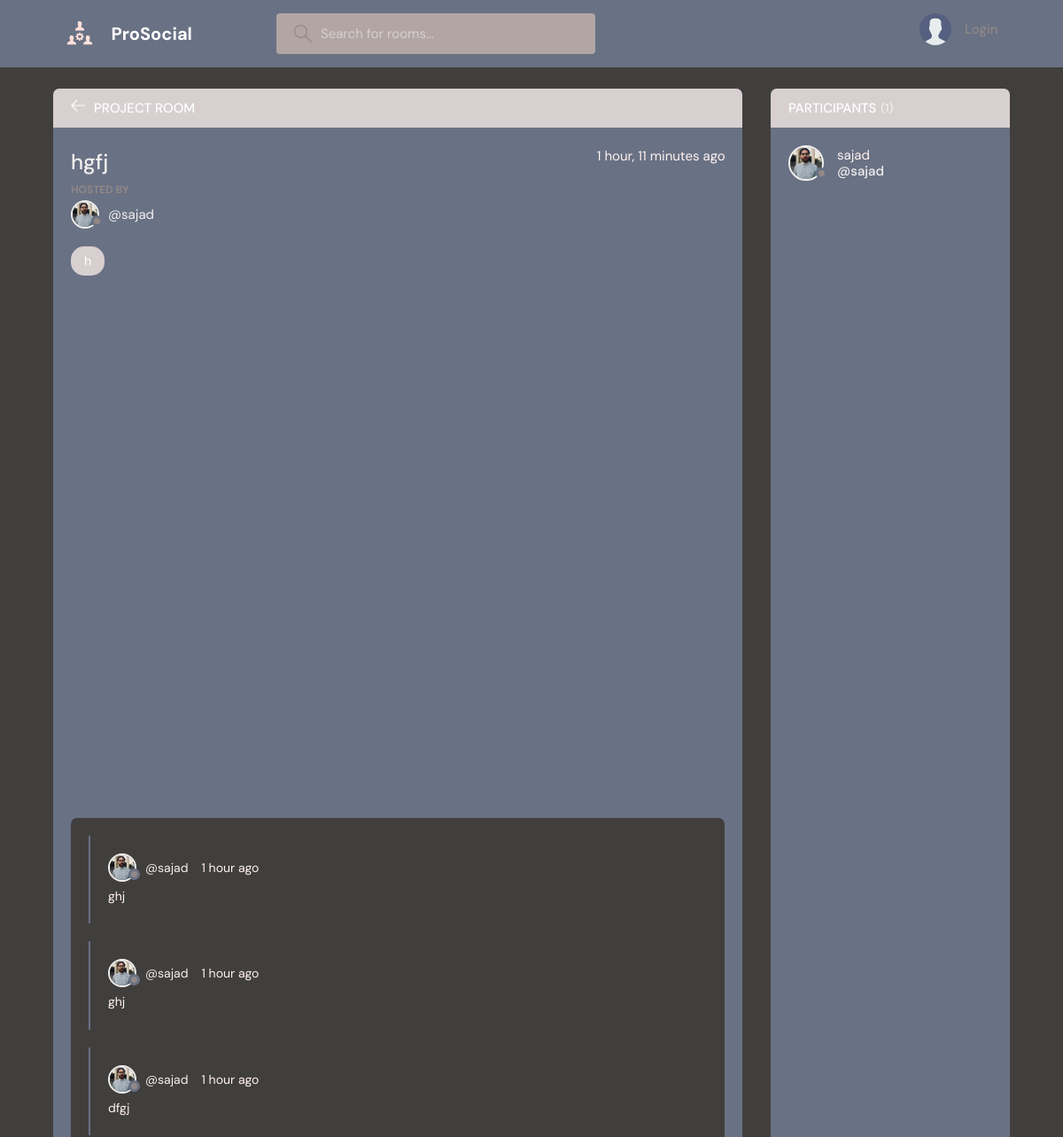
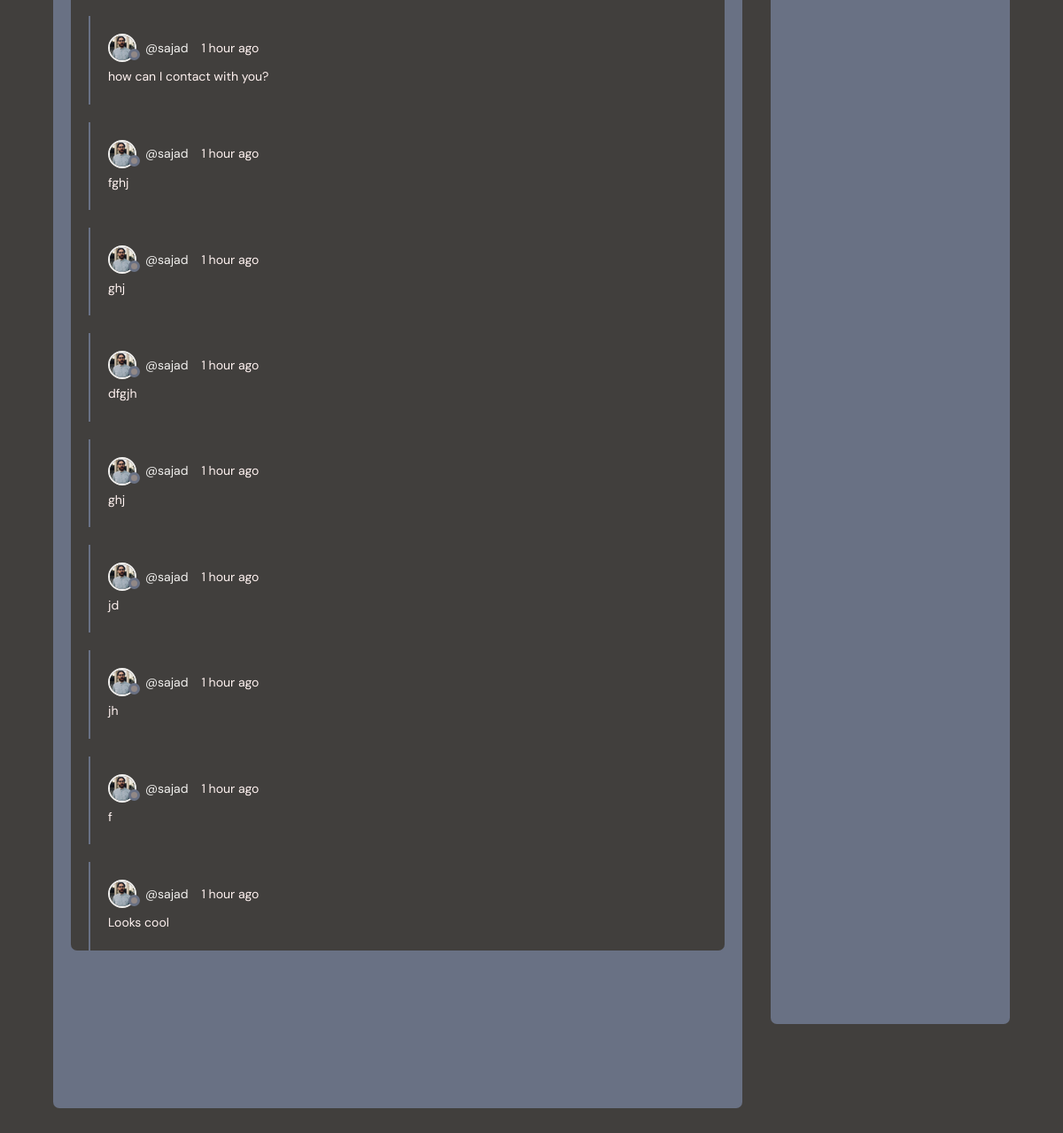
The app's page /room/2 with its own data (2 pictures, top to bottom).
### base/models.py (models this page shows, shortened)
class Room(models.Model):
    host = models.ForeignKey(User, on_delete=models.SET_NULL, null=True) #it's the user object who created the room
    topic = models.ForeignKey(Topic, on_delete=models.SET_NULL, null=True)
    name = models.CharField(max_length=200)
    description = models.TextField(null=True, blank=True)  #null = treu means it could not be empty blank is for form method
    participants = models.ManyToManyField(User, related_name='participants', blank=True)
    updated = models.DateTimeField(auto_now=True) #every single time save
    created = models.DateTimeField(auto_now_add=True) #first save or crate
    class Meta:
        ordering = ['-updated', '-created']

class User(AbstractUser):
    name = models.CharField(max_length=200, null=True)
    email = models.EmailField(unique=True, null=True)
    bio = models.TextField(null=True)
    avatar = models.ImageField(null=True, default='avatar.svg')
    USERNAME_FIELD = 'email'
    REQUIRED_FIELDS = []

class Topic(models.Model):
    name = models.TextField(max_length=200)
    def __str__(self):
        return self.name

class Message(models.Model):
    user = models.ForeignKey(User, on_delete=models.CASCADE)
    room = models.ForeignKey(Room, on_delete=models.CASCADE)
    body = models.TextField()
    updated = models.DateTimeField(auto_now=True) #every single time save
    created = models.DateTimeField(auto_now_add=True) #first save or crate
    class Meta:
        ordering = ['-updated', '-created']

### base/views.py (the view, shortened to what this page needs)
# urls.py: path('room/<str:pk>', views.room, name = 'room'),
def room(request, pk):
    room = Room.objects.get(id=pk)
    room_messages=room.message_set.all()
    participants=room.participants.all()
    context = {'room':room, 'room_messages':room_messages,
     'participants': participants}
    return render(request, 'base/room.html', context)

### base/templates/base/room.html (shortened to what this page needs)
{% extends 'main.html' %}
{% block content %}
    <main class="profile-page layout layout--2">
      <div class="container">
        <div class="room">
          <div class="room__top">
            <div class="room__topLeft">
              <a href="{% url 'home' %}">
                <svg version="1.1" xmlns="http://www.w3.org/2000/svg" width="32" height="32" viewBox="0 0 32 32">
                  <title>arrow-left</title>
                  <path
                    d="M13.723 2.286l-13.723 13.714 13.719 13.714 1.616-1.611-10.96-10.96h27.625v-2.286h-27.625l10.965-10.965-1.616-1.607z"
                  ></path>
                </svg>
              </a>
              <h3>Project Room</h3>
            </div>
          </div>
          <div class="room__box scroll">
            <div class="room__header scroll">
              <div class="room__info">
                <h3>{{room.name}}</h3>
                <span>{{room.created|timesince}} ago</span>
              </div>
              <div class="room__hosted">
                <p>Hosted By</p>
                <a href="{% url 'user-profile' room.host.id %}" class="room__author">
                  <div class="avatar avatar--small">
                    <img src="{{room.host.avatar.url}}" />
                  </div>
                  <span>@{{room.host.username}}</span>
                </a>
              </div>
              <span class="room__topics">{{room.topic}}</span>
            </div>
            <div class="room__conversation">
              <div class="threads scroll">
                {% for message in room_messages %}
                <div class="thread">
                  <div class="thread__top">
                    <div class="thread__author">
                      <a href="{% url 'user-profile' message.user.id %}" class="thread__authorInfo">
                        <div class="avatar avatar--small">
                          <img src="{{message.user.avatar.url}}" />
                        </div>
                        <span>@{{message.user.username}}</span>
                      </a>
                      <span class="thread__date">{{message.created|timesince}} ago</span>
                    </div>
                  </div>
                  <div class="thread__details">
                  {{message.body}}
                  </div>
                </div>
                {% endfor %}
              </div>
            </div>
          </div>
        </div>
        <div class="participants">
          <h3 class="participants__top">Participants <span>({{participants.count}})</span></h3>
          <div class="participants__list scroll">
            {% for user in participants %}
            <a href="{url 'user-profile' user.id %}" class="participant">
              <div class="avatar avatar--medium">
                <img src="{{user.avatar.url}}" />
              </div>
              <p>
                {{user.username}}
                <span>@{{user.username}}</span>
              </p>
            </a>
            {% endfor %}
          </div>
        </div>
      </div>
    </main>
{% endblock content %}

### records on screen
Room: name "hgfj", created "1 hour, 11 minutes", host.avatar (picture), host.username "sajad", topic "h"
Message: user.avatar (picture), user.username "sajad", created "1 hour", body "ghj"
Message: user.avatar (picture), user.username "sajad", created "1 hour", body "ghj"
Message: user.avatar (picture), user.username "sajad", created "1 hour", body "dfgj"
Message: user.avatar (picture), user.username "sajad", created "1 hour", body "how can I contact with you?"
Message: user.avatar (picture), user.username "sajad", created "1 hour", body "fghj"
Message: user.avatar (picture), user.username "sajad", created "1 hour", body "ghj"
Message: user.avatar (picture), user.username "sajad", created "1 hour", body "dfgjh"
Message: user.avatar (picture), user.username "sajad", created "1 hour", body "ghj"
Message: user.avatar (picture), user.username "sajad", created "1 hour", body "jd"
Message: user.avatar (picture), user.username "sajad", created "1 hour", body "jh"
Message: user.avatar (picture), user.username "sajad", created "1 hour", body "f"
Message: user.avatar (picture), user.username "sajad", created "1 hour", body "Looks cool"
User: avatar (picture), username "sajad"

### other values on screen
{{ participants.count }} "1"
